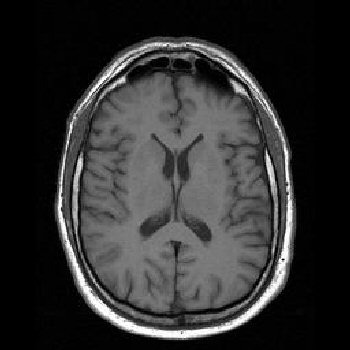
#> input picture LAB3 - PET-CT/pred1.jpg, 350 x 350 px, found by its file name
$ jupyter execute LAB4_2247218.ipynb
#> lines starting #> are read from the running program, lines starting #| are printed output that depends on the picture
[cell 1]
import cv2
import numpy as np
import matplotlib.pyplot as plt

def resize_nearest_neighbor(image, scale):
    height, width = image.shape[:2]
    new_height = int(height * scale)
    new_width = int(width * scale)
    resized_image = cv2.resize(image, (new_width, new_height), interpolation=cv2.INTER_NEAREST)
    return resized_image

def resize_bilinear(image, scale):
    height, width = image.shape[:2]
    new_height = int(height * scale)
    new_width = int(width * scale)
    resized_image = cv2.resize(image, (new_width, new_height), interpolation=cv2.INTER_LINEAR)
    return resized_image

# Load two images (replace with your image filenames)
image1 = cv2.imread('pred1.jpg')
#> image1 is the input picture: shape (350, 350, 3); min 0, max 255, mean 48.3
image2 = cv2.imread('pred2.jpg')
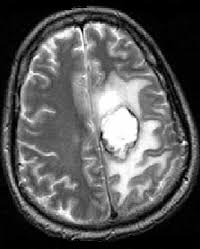
#> input picture LAB3 - PET-CT/pred2.jpg, 200 x 249 px, found by its file name
#> image2 is the input picture: shape (249, 200, 3); min 0, max 255, mean 88.5

# Check if images are loaded successfully
if image1 is None or image2 is None:
    print("Error: Unable to load images.")
    exit()

# Specify the scaling factor for image sampling
scale_factor = 0.2  # Change this value as needed

# Perform image sampling using nearest neighbor interpolation
resized_image1_nearest = resize_nearest_neighbor(image1, scale_factor)
#> in resize_nearest_neighbor, `resized_image = cv2.resize(image, (new_width, new_height), interpolati..`:
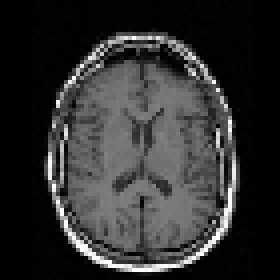
#> resized_image: shape (70, 70, 3) (shown 4 times larger); min 0, max 255, mean 47.8
resized_image2_nearest = resize_nearest_neighbor(image2, scale_factor)
#> call 2 of resize_nearest_neighbor, with scale = 0.2
#> in resize_nearest_neighbor (call 2), `resized_image = cv2.resize(image, (new_width, new_height), interpolati..`:
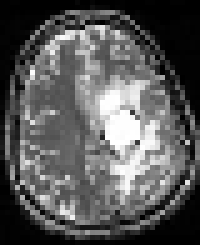
#> resized_image: shape (49, 40, 3) (shown 5 times larger); min 0, max 255, mean 88.5

# Perform image sampling using bilinear interpolation
resized_image1_bilinear = resize_bilinear(image1, scale_factor)
#> in resize_bilinear, `resized_image = cv2.resize(image, (new_width, new_height), interpolati..`:
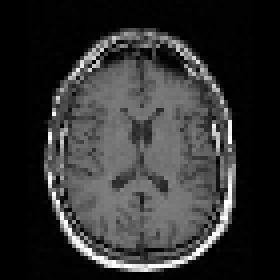
#> resized_image: shape (70, 70, 3) (shown 4 times larger); min 0, max 255, mean 48.5
resized_image2_bilinear = resize_bilinear(image2, scale_factor)
#> call 2 of resize_bilinear, with scale = 0.2
#> in resize_bilinear (call 2), `resized_image = cv2.resize(image, (new_width, new_height), interpolati..`:
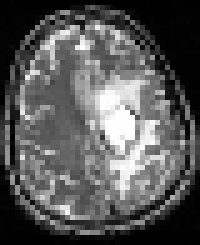
#> resized_image: shape (49, 40, 3) (shown 5 times larger); min 0, max 255, mean 87.8

[cell 2]
# plt.figure(figsize=(12, 6))
# plt.subplot(2, 2, 1)
# cv2_imshow(image1)
plt.figure(figsize=(12, 6))
plt.subplot(2, 2, 1)
plt.imshow(image1, cmap='gray')
plt.title('PET Image')

plt.subplot(2, 2, 2)
plt.imshow(resized_image1_nearest, cmap='gray')
plt.title('Resized Image')

plt.subplot(2, 2, 3)
plt.imshow(resized_image1_bilinear, cmap='gray')
plt.title('Resized Image1 Bilinear')

plt.subplot(2, 2, 4)
plt.imshow(resized_image2_bilinear, cmap='gray')
plt.title('Resized Image2 Bilinear')

plt.tight_layout()
plt.show()
